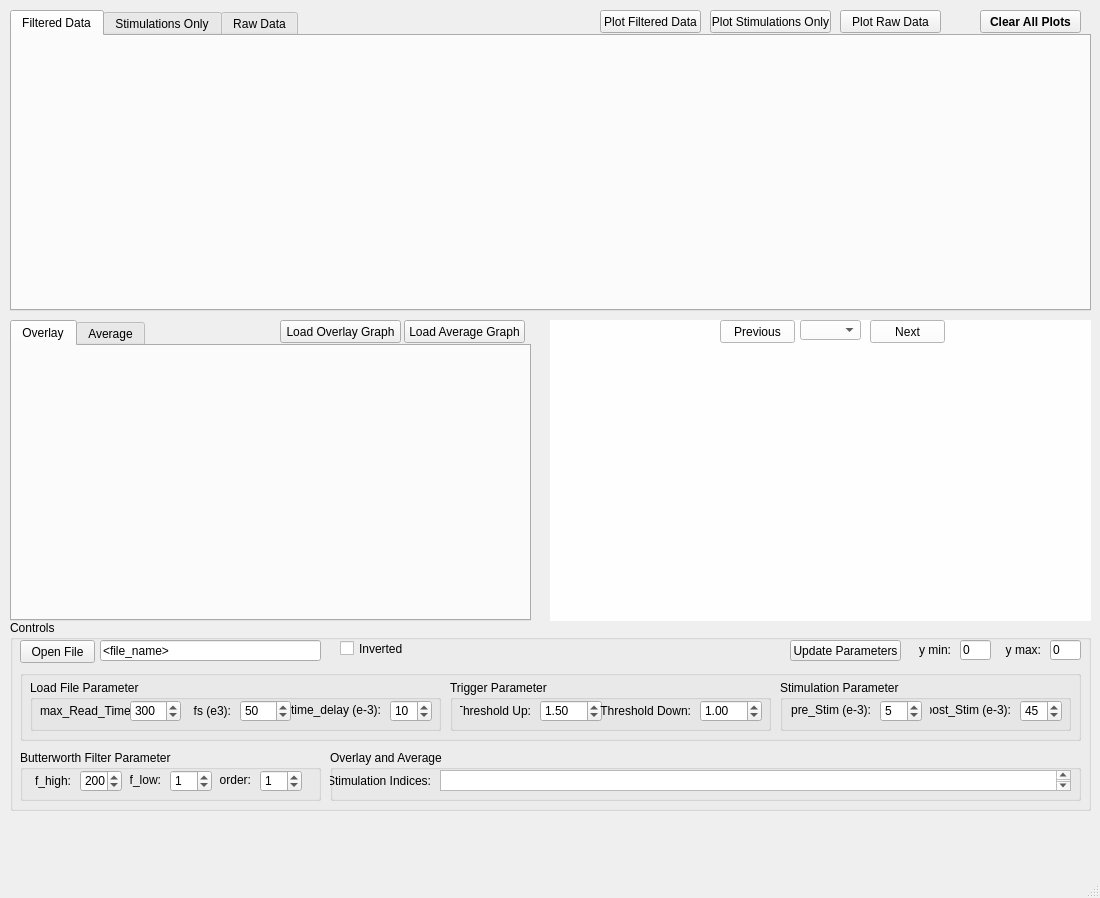
<?xml version="1.0" encoding="UTF-8"?>
<ui version="4.0">
 <class>MainWindow</class>
 <widget class="QMainWindow" name="MainWindow">
  <property name="geometry">
   <rect>
    <x>0</x>
    <y>0</y>
    <width>1100</width>
    <height>898</height>
   </rect>
  </property>
  <property name="windowTitle">
   <string>Stimulation Data Analysis - Artifact Cancellation</string>
  </property>
  <widget class="QWidget" name="centralwidget">
   <widget class="QTabWidget" name="tabsStimAll">
    <property name="geometry">
     <rect>
      <x>10</x>
      <y>10</y>
      <width>1081</width>
      <height>301</height>
     </rect>
    </property>
    <property name="sizePolicy">
     <sizepolicy hsizetype="Maximum" vsizetype="Maximum">
      <horstretch>0</horstretch>
      <verstretch>0</verstretch>
     </sizepolicy>
    </property>
    <property name="layoutDirection">
     <enum>Qt::LeftToRight</enum>
    </property>
    <property name="currentIndex">
     <number>0</number>
    </property>
    <widget class="QWidget" name="tabFilteredData">
     <attribute name="title">
      <string>Filtered Data</string>
     </attribute>
     <widget class="QWidget" name="verticalLayoutWidget">
      <property name="geometry">
       <rect>
        <x>0</x>
        <y>0</y>
        <width>1071</width>
        <height>271</height>
       </rect>
      </property>
      <layout class="QVBoxLayout" name="layoutFiltAll"/>
     </widget>
    </widget>
    <widget class="QWidget" name="tabContStimWindow">
     <attribute name="title">
      <string>Stimulations Only</string>
     </attribute>
     <widget class="QWidget" name="verticalLayoutWidget_2">
      <property name="geometry">
       <rect>
        <x>0</x>
        <y>0</y>
        <width>1071</width>
        <height>271</height>
       </rect>
      </property>
      <layout class="QVBoxLayout" name="layoutStim"/>
     </widget>
    </widget>
    <widget class="QWidget" name="tabRawData">
     <attribute name="title">
      <string>Raw Data</string>
     </attribute>
     <widget class="QWidget" name="verticalLayoutWidget_3">
      <property name="geometry">
       <rect>
        <x>0</x>
        <y>0</y>
        <width>1071</width>
        <height>271</height>
       </rect>
      </property>
      <layout class="QVBoxLayout" name="layoutRaw"/>
     </widget>
    </widget>
   </widget>
   <widget class="QTabWidget" name="tabsOverlayAvg">
    <property name="geometry">
     <rect>
      <x>10</x>
      <y>320</y>
      <width>521</width>
      <height>301</height>
     </rect>
    </property>
    <property name="currentIndex">
     <number>0</number>
    </property>
    <widget class="QWidget" name="tabOverlay">
     <attribute name="title">
      <string>Overlay</string>
     </attribute>
     <widget class="QWidget" name="verticalLayoutWidget_4">
      <property name="geometry">
       <rect>
        <x>0</x>
        <y>0</y>
        <width>511</width>
        <height>271</height>
       </rect>
      </property>
      <layout class="QVBoxLayout" name="layoutOverlay"/>
     </widget>
    </widget>
    <widget class="QWidget" name="tabAverage">
     <attribute name="title">
      <string>Average</string>
     </attribute>
     <widget class="QWidget" name="verticalLayoutWidget_5">
      <property name="geometry">
       <rect>
        <x>0</x>
        <y>0</y>
        <width>511</width>
        <height>271</height>
       </rect>
      </property>
      <layout class="QVBoxLayout" name="layoutAvg"/>
     </widget>
    </widget>
   </widget>
   <widget class="QGroupBox" name="gbControls">
    <property name="geometry">
     <rect>
      <x>10</x>
      <y>620</y>
      <width>1081</width>
      <height>191</height>
     </rect>
    </property>
    <property name="title">
     <string>Controls</string>
    </property>
    <widget class="QGroupBox" name="gbFiles">
     <property name="geometry">
      <rect>
       <x>10</x>
       <y>50</y>
       <width>1061</width>
       <height>71</height>
      </rect>
     </property>
     <property name="title">
      <string/>
     </property>
     <widget class="QGroupBox" name="groupBox">
      <property name="geometry">
       <rect>
        <x>430</x>
        <y>10</y>
        <width>321</width>
        <height>51</height>
       </rect>
      </property>
      <property name="title">
       <string>Trigger Parameter</string>
      </property>
      <widget class="QLabel" name="label_6">
       <property name="geometry">
        <rect>
         <x>10</x>
         <y>20</y>
         <width>71</width>
         <height>21</height>
        </rect>
       </property>
       <property name="text">
        <string>Threshold Up:</string>
       </property>
       <property name="alignment">
        <set>Qt::AlignRight|Qt::AlignTrailing|Qt::AlignVCenter</set>
       </property>
      </widget>
      <widget class="QDoubleSpinBox" name="sbTrigUp">
       <property name="geometry">
        <rect>
         <x>90</x>
         <y>20</y>
         <width>62</width>
         <height>22</height>
        </rect>
       </property>
       <property name="value">
        <double>1.500000000000000</double>
       </property>
      </widget>
      <widget class="QLabel" name="label_15">
       <property name="geometry">
        <rect>
         <x>150</x>
         <y>20</y>
         <width>91</width>
         <height>21</height>
        </rect>
       </property>
       <property name="text">
        <string>Threshold Down:</string>
       </property>
       <property name="alignment">
        <set>Qt::AlignRight|Qt::AlignTrailing|Qt::AlignVCenter</set>
       </property>
      </widget>
      <widget class="QDoubleSpinBox" name="sbTrigDown">
       <property name="geometry">
        <rect>
         <x>250</x>
         <y>20</y>
         <width>62</width>
         <height>22</height>
        </rect>
       </property>
       <property name="value">
        <double>1.000000000000000</double>
       </property>
      </widget>
     </widget>
     <widget class="QGroupBox" name="groupBox_2">
      <property name="geometry">
       <rect>
        <x>760</x>
        <y>10</y>
        <width>291</width>
        <height>51</height>
       </rect>
      </property>
      <property name="title">
       <string>Stimulation Parameter</string>
      </property>
      <widget class="QLabel" name="label_7">
       <property name="geometry">
        <rect>
         <x>10</x>
         <y>20</y>
         <width>81</width>
         <height>20</height>
        </rect>
       </property>
       <property name="text">
        <string>pre_Stim (e-3):</string>
       </property>
       <property name="alignment">
        <set>Qt::AlignRight|Qt::AlignTrailing|Qt::AlignVCenter</set>
       </property>
      </widget>
      <widget class="QSpinBox" name="sbPreStim">
       <property name="geometry">
        <rect>
         <x>100</x>
         <y>20</y>
         <width>42</width>
         <height>22</height>
        </rect>
       </property>
       <property name="value">
        <number>5</number>
       </property>
      </widget>
      <widget class="QSpinBox" name="sbPostStim">
       <property name="geometry">
        <rect>
         <x>240</x>
         <y>20</y>
         <width>42</width>
         <height>22</height>
        </rect>
       </property>
       <property name="value">
        <number>45</number>
       </property>
      </widget>
      <widget class="QLabel" name="label_16">
       <property name="geometry">
        <rect>
         <x>150</x>
         <y>20</y>
         <width>81</width>
         <height>20</height>
        </rect>
       </property>
       <property name="text">
        <string>post_Stim (e-3):</string>
       </property>
       <property name="alignment">
        <set>Qt::AlignRight|Qt::AlignTrailing|Qt::AlignVCenter</set>
       </property>
      </widget>
     </widget>
     <widget class="QGroupBox" name="groupBox_5">
      <property name="geometry">
       <rect>
        <x>10</x>
        <y>10</y>
        <width>411</width>
        <height>51</height>
       </rect>
      </property>
      <property name="title">
       <string>Load File Parameter</string>
      </property>
      <widget class="QLabel" name="label">
       <property name="geometry">
        <rect>
         <x>10</x>
         <y>20</y>
         <width>91</width>
         <height>21</height>
        </rect>
       </property>
       <property name="text">
        <string>max_Read_Time:</string>
       </property>
      </widget>
      <widget class="QSpinBox" name="sbMaxReadTime">
       <property name="geometry">
        <rect>
         <x>100</x>
         <y>20</y>
         <width>51</width>
         <height>22</height>
        </rect>
       </property>
       <property name="maximum">
        <number>500</number>
       </property>
       <property name="value">
        <number>300</number>
       </property>
      </widget>
      <widget class="QLabel" name="label_2">
       <property name="geometry">
        <rect>
         <x>160</x>
         <y>20</y>
         <width>41</width>
         <height>21</height>
        </rect>
       </property>
       <property name="text">
        <string>fs (e3):</string>
       </property>
       <property name="alignment">
        <set>Qt::AlignRight|Qt::AlignTrailing|Qt::AlignVCenter</set>
       </property>
      </widget>
      <widget class="QSpinBox" name="sbFs">
       <property name="geometry">
        <rect>
         <x>210</x>
         <y>20</y>
         <width>51</width>
         <height>22</height>
        </rect>
       </property>
       <property name="value">
        <number>50</number>
       </property>
      </widget>
      <widget class="QLabel" name="lblTimeDelay">
       <property name="geometry">
        <rect>
         <x>260</x>
         <y>20</y>
         <width>91</width>
         <height>20</height>
        </rect>
       </property>
       <property name="text">
        <string>time_delay (e-3):</string>
       </property>
       <property name="alignment">
        <set>Qt::AlignRight|Qt::AlignTrailing|Qt::AlignVCenter</set>
       </property>
      </widget>
      <widget class="QSpinBox" name="sbTimeDelay">
       <property name="geometry">
        <rect>
         <x>360</x>
         <y>20</y>
         <width>42</width>
         <height>22</height>
        </rect>
       </property>
       <property name="value">
        <number>10</number>
       </property>
      </widget>
     </widget>
    </widget>
    <widget class="QPushButton" name="btnOpenFile">
     <property name="geometry">
      <rect>
       <x>10</x>
       <y>20</y>
       <width>75</width>
       <height>23</height>
      </rect>
     </property>
     <property name="text">
      <string>Open File</string>
     </property>
    </widget>
    <widget class="QLineEdit" name="txtFileName">
     <property name="geometry">
      <rect>
       <x>90</x>
       <y>20</y>
       <width>221</width>
       <height>21</height>
      </rect>
     </property>
     <property name="inputMask">
      <string/>
     </property>
     <property name="text">
      <string>&lt;file_name&gt;</string>
     </property>
    </widget>
    <widget class="QGroupBox" name="gbFilters">
     <property name="geometry">
      <rect>
       <x>10</x>
       <y>130</y>
       <width>301</width>
       <height>51</height>
      </rect>
     </property>
     <property name="title">
      <string>Butterworth Filter Parameter</string>
     </property>
     <widget class="QLabel" name="label_3">
      <property name="geometry">
       <rect>
        <x>10</x>
        <y>20</y>
        <width>41</width>
        <height>21</height>
       </rect>
      </property>
      <property name="text">
       <string>f_high:</string>
      </property>
      <property name="alignment">
       <set>Qt::AlignRight|Qt::AlignTrailing|Qt::AlignVCenter</set>
      </property>
     </widget>
     <widget class="QSpinBox" name="sbFHigh">
      <property name="geometry">
       <rect>
        <x>60</x>
        <y>20</y>
        <width>42</width>
        <height>22</height>
       </rect>
      </property>
      <property name="maximum">
       <number>300</number>
      </property>
      <property name="value">
       <number>200</number>
      </property>
     </widget>
     <widget class="QLabel" name="label_4">
      <property name="geometry">
       <rect>
        <x>110</x>
        <y>20</y>
        <width>31</width>
        <height>20</height>
       </rect>
      </property>
      <property name="text">
       <string>f_low:</string>
      </property>
      <property name="alignment">
       <set>Qt::AlignRight|Qt::AlignTrailing|Qt::AlignVCenter</set>
      </property>
     </widget>
     <widget class="QSpinBox" name="sbFLow">
      <property name="geometry">
       <rect>
        <x>150</x>
        <y>20</y>
        <width>42</width>
        <height>22</height>
       </rect>
      </property>
      <property name="maximum">
       <number>300</number>
      </property>
      <property name="value">
       <number>1</number>
      </property>
     </widget>
     <widget class="QLabel" name="label_5">
      <property name="geometry">
       <rect>
        <x>200</x>
        <y>20</y>
        <width>31</width>
        <height>20</height>
       </rect>
      </property>
      <property name="text">
       <string>order:</string>
      </property>
      <property name="alignment">
       <set>Qt::AlignRight|Qt::AlignTrailing|Qt::AlignVCenter</set>
      </property>
     </widget>
     <widget class="QSpinBox" name="sbOrder">
      <property name="geometry">
       <rect>
        <x>240</x>
        <y>20</y>
        <width>42</width>
        <height>22</height>
       </rect>
      </property>
      <property name="maximum">
       <number>20</number>
      </property>
      <property name="value">
       <number>1</number>
      </property>
     </widget>
    </widget>
    <widget class="QGroupBox" name="groupBox_3">
     <property name="geometry">
      <rect>
       <x>320</x>
       <y>130</y>
       <width>751</width>
       <height>51</height>
      </rect>
     </property>
     <property name="title">
      <string>Overlay and Average</string>
     </property>
     <widget class="QLabel" name="label_17">
      <property name="geometry">
       <rect>
        <x>0</x>
        <y>20</y>
        <width>101</width>
        <height>21</height>
       </rect>
      </property>
      <property name="text">
       <string>Stimulation Indices:</string>
      </property>
      <property name="alignment">
       <set>Qt::AlignRight|Qt::AlignTrailing|Qt::AlignVCenter</set>
      </property>
     </widget>
     <widget class="QPushButton" name="pushButton_2">
      <property name="geometry">
       <rect>
        <x>60</x>
        <y>170</y>
        <width>161</width>
        <height>21</height>
       </rect>
      </property>
      <property name="text">
       <string>Update Overlay and Average</string>
      </property>
     </widget>
     <widget class="QTextEdit" name="txtWhichStimS">
      <property name="geometry">
       <rect>
        <x>110</x>
        <y>20</y>
        <width>631</width>
        <height>21</height>
       </rect>
      </property>
      <property name="inputMethodHints">
       <set>Qt::ImhNone</set>
      </property>
     </widget>
    </widget>
    <widget class="QPushButton" name="btnUpdateParam">
     <property name="geometry">
      <rect>
       <x>780</x>
       <y>20</y>
       <width>111</width>
       <height>21</height>
      </rect>
     </property>
     <property name="text">
      <string>Update Parameters</string>
     </property>
    </widget>
    <widget class="QLineEdit" name="txtYMax">
     <property name="geometry">
      <rect>
       <x>1040</x>
       <y>20</y>
       <width>31</width>
       <height>20</height>
      </rect>
     </property>
     <property name="inputMethodHints">
      <set>Qt::ImhDigitsOnly</set>
     </property>
     <property name="text">
      <string>0</string>
     </property>
    </widget>
    <widget class="QLineEdit" name="txtYMin">
     <property name="geometry">
      <rect>
       <x>950</x>
       <y>20</y>
       <width>31</width>
       <height>20</height>
      </rect>
     </property>
     <property name="inputMethodHints">
      <set>Qt::ImhDigitsOnly</set>
     </property>
     <property name="text">
      <string>0</string>
     </property>
    </widget>
    <widget class="QLabel" name="label_22">
     <property name="geometry">
      <rect>
       <x>990</x>
       <y>20</y>
       <width>41</width>
       <height>20</height>
      </rect>
     </property>
     <property name="text">
      <string>y max:</string>
     </property>
     <property name="alignment">
      <set>Qt::AlignRight|Qt::AlignTrailing|Qt::AlignVCenter</set>
     </property>
    </widget>
    <widget class="QLabel" name="label_19">
     <property name="geometry">
      <rect>
       <x>900</x>
       <y>20</y>
       <width>41</width>
       <height>20</height>
      </rect>
     </property>
     <property name="text">
      <string>y min:</string>
     </property>
     <property name="alignment">
      <set>Qt::AlignRight|Qt::AlignTrailing|Qt::AlignVCenter</set>
     </property>
    </widget>
    <widget class="QCheckBox" name="chkInvert">
     <property name="geometry">
      <rect>
       <x>330</x>
       <y>20</y>
       <width>70</width>
       <height>17</height>
      </rect>
     </property>
     <property name="text">
      <string>Inverted</string>
     </property>
    </widget>
   </widget>
   <widget class="QWidget" name="widgetPerStim" native="true">
    <property name="geometry">
     <rect>
      <x>550</x>
      <y>320</y>
      <width>541</width>
      <height>301</height>
     </rect>
    </property>
    <property name="palette">
     <palette>
      <active>
       <colorrole role="WindowText">
        <brush brushstyle="SolidPattern">
         <color alpha="255">
          <red>0</red>
          <green>0</green>
          <blue>0</blue>
         </color>
        </brush>
       </colorrole>
       <colorrole role="Button">
        <brush brushstyle="SolidPattern">
         <color alpha="255">
          <red>254</red>
          <green>254</green>
          <blue>254</blue>
         </color>
        </brush>
       </colorrole>
       <colorrole role="Light">
        <brush brushstyle="SolidPattern">
         <color alpha="255">
          <red>255</red>
          <green>255</green>
          <blue>255</blue>
         </color>
        </brush>
       </colorrole>
       <colorrole role="Midlight">
        <brush brushstyle="SolidPattern">
         <color alpha="255">
          <red>254</red>
          <green>254</green>
          <blue>254</blue>
         </color>
        </brush>
       </colorrole>
       <colorrole role="Dark">
        <brush brushstyle="SolidPattern">
         <color alpha="255">
          <red>127</red>
          <green>127</green>
          <blue>127</blue>
         </color>
        </brush>
       </colorrole>
       <colorrole role="Mid">
        <brush brushstyle="SolidPattern">
         <color alpha="255">
          <red>169</red>
          <green>169</green>
          <blue>169</blue>
         </color>
        </brush>
       </colorrole>
       <colorrole role="Text">
        <brush brushstyle="SolidPattern">
         <color alpha="255">
          <red>0</red>
          <green>0</green>
          <blue>0</blue>
         </color>
        </brush>
       </colorrole>
       <colorrole role="BrightText">
        <brush brushstyle="SolidPattern">
         <color alpha="255">
          <red>255</red>
          <green>255</green>
          <blue>255</blue>
         </color>
        </brush>
       </colorrole>
       <colorrole role="ButtonText">
        <brush brushstyle="SolidPattern">
         <color alpha="255">
          <red>0</red>
          <green>0</green>
          <blue>0</blue>
         </color>
        </brush>
       </colorrole>
       <colorrole role="Base">
        <brush brushstyle="SolidPattern">
         <color alpha="255">
          <red>255</red>
          <green>255</green>
          <blue>255</blue>
         </color>
        </brush>
       </colorrole>
       <colorrole role="Window">
        <brush brushstyle="SolidPattern">
         <color alpha="255">
          <red>254</red>
          <green>254</green>
          <blue>254</blue>
         </color>
        </brush>
       </colorrole>
       <colorrole role="Shadow">
        <brush brushstyle="SolidPattern">
         <color alpha="255">
          <red>0</red>
          <green>0</green>
          <blue>0</blue>
         </color>
        </brush>
       </colorrole>
       <colorrole role="AlternateBase">
        <brush brushstyle="SolidPattern">
         <color alpha="255">
          <red>254</red>
          <green>254</green>
          <blue>254</blue>
         </color>
        </brush>
       </colorrole>
       <colorrole role="ToolTipBase">
        <brush brushstyle="SolidPattern">
         <color alpha="255">
          <red>255</red>
          <green>255</green>
          <blue>220</blue>
         </color>
        </brush>
       </colorrole>
       <colorrole role="ToolTipText">
        <brush brushstyle="SolidPattern">
         <color alpha="255">
          <red>0</red>
          <green>0</green>
          <blue>0</blue>
         </color>
        </brush>
       </colorrole>
      </active>
      <inactive>
       <colorrole role="WindowText">
        <brush brushstyle="SolidPattern">
         <color alpha="255">
          <red>0</red>
          <green>0</green>
          <blue>0</blue>
         </color>
        </brush>
       </colorrole>
       <colorrole role="Button">
        <brush brushstyle="SolidPattern">
         <color alpha="255">
          <red>254</red>
          <green>254</green>
          <blue>254</blue>
         </color>
        </brush>
       </colorrole>
       <colorrole role="Light">
        <brush brushstyle="SolidPattern">
         <color alpha="255">
          <red>255</red>
          <green>255</green>
          <blue>255</blue>
         </color>
        </brush>
       </colorrole>
       <colorrole role="Midlight">
        <brush brushstyle="SolidPattern">
         <color alpha="255">
          <red>254</red>
          <green>254</green>
          <blue>254</blue>
         </color>
        </brush>
       </colorrole>
       <colorrole role="Dark">
        <brush brushstyle="SolidPattern">
         <color alpha="255">
          <red>127</red>
          <green>127</green>
          <blue>127</blue>
         </color>
        </brush>
       </colorrole>
       <colorrole role="Mid">
        <brush brushstyle="SolidPattern">
         <color alpha="255">
          <red>169</red>
          <green>169</green>
          <blue>169</blue>
         </color>
        </brush>
       </colorrole>
       <colorrole role="Text">
        <brush brushstyle="SolidPattern">
         <color alpha="255">
          <red>0</red>
          <green>0</green>
          <blue>0</blue>
         </color>
        </brush>
       </colorrole>
       <colorrole role="BrightText">
        <brush brushstyle="SolidPattern">
         <color alpha="255">
          <red>255</red>
          <green>255</green>
          <blue>255</blue>
         </color>
        </brush>
       </colorrole>
       <colorrole role="ButtonText">
        <brush brushstyle="SolidPattern">
         <color alpha="255">
          <red>0</red>
          <green>0</green>
          <blue>0</blue>
         </color>
        </brush>
       </colorrole>
       <colorrole role="Base">
        <brush brushstyle="SolidPattern">
         <color alpha="255">
          <red>255</red>
          <green>255</green>
          <blue>255</blue>
         </color>
        </brush>
       </colorrole>
       <colorrole role="Window">
        <brush brushstyle="SolidPattern">
         <color alpha="255">
          <red>254</red>
          <green>254</green>
          <blue>254</blue>
         </color>
        </brush>
       </colorrole>
       <colorrole role="Shadow">
        <brush brushstyle="SolidPattern">
         <color alpha="255">
          <red>0</red>
          <green>0</green>
          <blue>0</blue>
         </color>
        </brush>
       </colorrole>
       <colorrole role="AlternateBase">
        <brush brushstyle="SolidPattern">
         <color alpha="255">
          <red>254</red>
          <green>254</green>
          <blue>254</blue>
         </color>
        </brush>
       </colorrole>
       <colorrole role="ToolTipBase">
        <brush brushstyle="SolidPattern">
         <color alpha="255">
          <red>255</red>
          <green>255</green>
          <blue>220</blue>
         </color>
        </brush>
       </colorrole>
       <colorrole role="ToolTipText">
        <brush brushstyle="SolidPattern">
         <color alpha="255">
          <red>0</red>
          <green>0</green>
          <blue>0</blue>
         </color>
        </brush>
       </colorrole>
      </inactive>
      <disabled>
       <colorrole role="WindowText">
        <brush brushstyle="SolidPattern">
         <color alpha="255">
          <red>127</red>
          <green>127</green>
          <blue>127</blue>
         </color>
        </brush>
       </colorrole>
       <colorrole role="Button">
        <brush brushstyle="SolidPattern">
         <color alpha="255">
          <red>254</red>
          <green>254</green>
          <blue>254</blue>
         </color>
        </brush>
       </colorrole>
       <colorrole role="Light">
        <brush brushstyle="SolidPattern">
         <color alpha="255">
          <red>255</red>
          <green>255</green>
          <blue>255</blue>
         </color>
        </brush>
       </colorrole>
       <colorrole role="Midlight">
        <brush brushstyle="SolidPattern">
         <color alpha="255">
          <red>254</red>
          <green>254</green>
          <blue>254</blue>
         </color>
        </brush>
       </colorrole>
       <colorrole role="Dark">
        <brush brushstyle="SolidPattern">
         <color alpha="255">
          <red>127</red>
          <green>127</green>
          <blue>127</blue>
         </color>
        </brush>
       </colorrole>
       <colorrole role="Mid">
        <brush brushstyle="SolidPattern">
         <color alpha="255">
          <red>169</red>
          <green>169</green>
          <blue>169</blue>
         </color>
        </brush>
       </colorrole>
       <colorrole role="Text">
        <brush brushstyle="SolidPattern">
         <color alpha="255">
          <red>127</red>
          <green>127</green>
          <blue>127</blue>
         </color>
        </brush>
       </colorrole>
       <colorrole role="BrightText">
        <brush brushstyle="SolidPattern">
         <color alpha="255">
          <red>255</red>
          <green>255</green>
          <blue>255</blue>
         </color>
        </brush>
       </colorrole>
       <colorrole role="ButtonText">
        <brush brushstyle="SolidPattern">
         <color alpha="255">
          <red>127</red>
          <green>127</green>
          <blue>127</blue>
         </color>
        </brush>
       </colorrole>
       <colorrole role="Base">
        <brush brushstyle="SolidPattern">
         <color alpha="255">
          <red>254</red>
          <green>254</green>
          <blue>254</blue>
         </color>
        </brush>
       </colorrole>
       <colorrole role="Window">
        <brush brushstyle="SolidPattern">
         <color alpha="255">
          <red>254</red>
          <green>254</green>
          <blue>254</blue>
         </color>
        </brush>
       </colorrole>
       <colorrole role="Shadow">
        <brush brushstyle="SolidPattern">
         <color alpha="255">
          <red>0</red>
          <green>0</green>
          <blue>0</blue>
         </color>
        </brush>
       </colorrole>
       <colorrole role="AlternateBase">
        <brush brushstyle="SolidPattern">
         <color alpha="255">
          <red>254</red>
          <green>254</green>
          <blue>254</blue>
         </color>
        </brush>
       </colorrole>
       <colorrole role="ToolTipBase">
        <brush brushstyle="SolidPattern">
         <color alpha="255">
          <red>255</red>
          <green>255</green>
          <blue>220</blue>
         </color>
        </brush>
       </colorrole>
       <colorrole role="ToolTipText">
        <brush brushstyle="SolidPattern">
         <color alpha="255">
          <red>0</red>
          <green>0</green>
          <blue>0</blue>
         </color>
        </brush>
       </colorrole>
      </disabled>
     </palette>
    </property>
    <property name="autoFillBackground">
     <bool>true</bool>
    </property>
    <widget class="QComboBox" name="cmbStimPer">
     <property name="geometry">
      <rect>
       <x>250</x>
       <y>0</y>
       <width>61</width>
       <height>20</height>
      </rect>
     </property>
     <property name="currentIndex">
      <number>-1</number>
     </property>
    </widget>
    <widget class="QWidget" name="verticalLayoutWidget_6">
     <property name="geometry">
      <rect>
       <x>10</x>
       <y>20</y>
       <width>521</width>
       <height>271</height>
      </rect>
     </property>
     <layout class="QVBoxLayout" name="layoutPerStim"/>
    </widget>
    <widget class="QPushButton" name="btnNextStim">
     <property name="geometry">
      <rect>
       <x>320</x>
       <y>0</y>
       <width>75</width>
       <height>23</height>
      </rect>
     </property>
     <property name="text">
      <string>Next</string>
     </property>
    </widget>
    <widget class="QPushButton" name="btnPreviousStim">
     <property name="geometry">
      <rect>
       <x>170</x>
       <y>0</y>
       <width>75</width>
       <height>23</height>
      </rect>
     </property>
     <property name="text">
      <string>Previous</string>
     </property>
    </widget>
    <zorder>verticalLayoutWidget_6</zorder>
    <zorder>btnPreviousStim</zorder>
    <zorder>cmbStimPer</zorder>
    <zorder>btnNextStim</zorder>
   </widget>
   <widget class="QPushButton" name="btnLoadOverlay">
    <property name="geometry">
     <rect>
      <x>280</x>
      <y>320</y>
      <width>121</width>
      <height>23</height>
     </rect>
    </property>
    <property name="text">
     <string>Load Overlay Graph</string>
    </property>
   </widget>
   <widget class="QPushButton" name="btnLoadRaw">
    <property name="geometry">
     <rect>
      <x>840</x>
      <y>10</y>
      <width>101</width>
      <height>23</height>
     </rect>
    </property>
    <property name="text">
     <string>Plot Raw Data</string>
    </property>
   </widget>
   <widget class="QPushButton" name="btnLoadAvg">
    <property name="geometry">
     <rect>
      <x>404</x>
      <y>320</y>
      <width>121</width>
      <height>23</height>
     </rect>
    </property>
    <property name="text">
     <string>Load Average Graph</string>
    </property>
   </widget>
   <widget class="QPushButton" name="btnLoadStimS">
    <property name="geometry">
     <rect>
      <x>710</x>
      <y>10</y>
      <width>121</width>
      <height>23</height>
     </rect>
    </property>
    <property name="text">
     <string>Plot Stimulations Only</string>
    </property>
   </widget>
   <widget class="QPushButton" name="btnLoadFiltered">
    <property name="geometry">
     <rect>
      <x>600</x>
      <y>10</y>
      <width>101</width>
      <height>23</height>
     </rect>
    </property>
    <property name="text">
     <string>Plot Filtered Data</string>
    </property>
   </widget>
   <widget class="QPushButton" name="btnClearGraphs">
    <property name="geometry">
     <rect>
      <x>980</x>
      <y>10</y>
      <width>101</width>
      <height>23</height>
     </rect>
    </property>
    <property name="font">
     <font>
      <weight>75</weight>
      <bold>true</bold>
     </font>
    </property>
    <property name="text">
     <string>Clear All Plots</string>
    </property>
   </widget>
   <zorder>tabsStimAll</zorder>
   <zorder>tabsOverlayAvg</zorder>
   <zorder>gbControls</zorder>
   <zorder>widgetPerStim</zorder>
   <zorder>btnLoadRaw</zorder>
   <zorder>btnLoadStimS</zorder>
   <zorder>btnLoadFiltered</zorder>
   <zorder>btnClearGraphs</zorder>
   <zorder>btnLoadAvg</zorder>
   <zorder>btnLoadOverlay</zorder>
  </widget>
  <widget class="QMenuBar" name="menubar">
   <property name="geometry">
    <rect>
     <x>0</x>
     <y>0</y>
     <width>1100</width>
     <height>21</height>
    </rect>
   </property>
  </widget>
  <widget class="QStatusBar" name="statusbar"/>
 </widget>
 <tabstops>
  <tabstop>tabsStimAll</tabstop>
  <tabstop>tabsOverlayAvg</tabstop>
  <tabstop>btnOpenFile</tabstop>
  <tabstop>txtFileName</tabstop>
  <tabstop>btnLoadFiltered</tabstop>
  <tabstop>btnLoadStimS</tabstop>
  <tabstop>btnLoadRaw</tabstop>
  <tabstop>btnLoadOverlay</tabstop>
  <tabstop>btnLoadAvg</tabstop>
  <tabstop>sbMaxReadTime</tabstop>
  <tabstop>sbFs</tabstop>
  <tabstop>sbTimeDelay</tabstop>
  <tabstop>sbTrigUp</tabstop>
  <tabstop>sbTrigDown</tabstop>
  <tabstop>sbPreStim</tabstop>
  <tabstop>sbPostStim</tabstop>
  <tabstop>sbFHigh</tabstop>
  <tabstop>sbFLow</tabstop>
  <tabstop>sbOrder</tabstop>
  <tabstop>txtWhichStimS</tabstop>
  <tabstop>txtYMin</tabstop>
  <tabstop>txtYMax</tabstop>
  <tabstop>btnUpdateParam</tabstop>
  <tabstop>pushButton_2</tabstop>
 </tabstops>
 <resources/>
 <connections/>
</ui>
